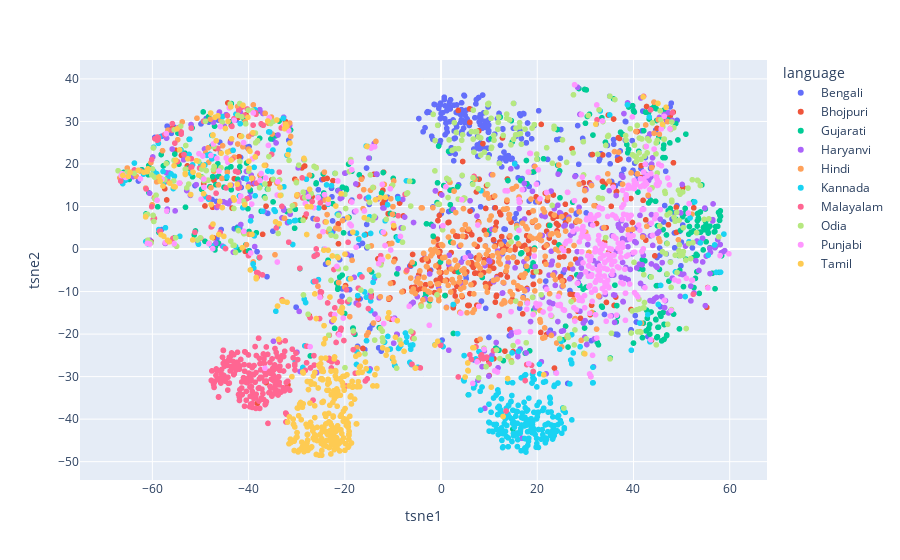

The cell this chart's notebook holds for it:
### Code cell
fig = px.scatter(df, x='tsne1', y='tsne2', color='language',
                 title='')
fig.show()
pio.write_image(fig, "./plots/wav2vec-l2-tSNE-feats.pdf")

### Figure 1 — Plotly figure (JSON) as saved in the notebook; plotly's stock layout.template omitted (floating-point values rounded to 4 significant figures; data arrays with more than 128 entries replaced by an {"elided": "..."} marker saying what was removed)
{"data": [{"hovertemplate": "language=Bengali<br>tsne1=%{x}<br>tsne2=%{y}<extra></extra>", "legendgroup": "Bengali", "marker": {"color": "#636efa", "symbol": "circle"}, "mode": "markers", "name": "Bengali", "showlegend": true, "type": "scattergl", "x": {"elided": "370 float values"}, "xaxis": "x", "y": {"elided": "370 float values"}, "yaxis": "y"}, {"hovertemplate": "language=Bhojpuri<br>tsne1=%{x}<br>tsne2=%{y}<extra></extra>", "legendgroup": "Bhojpuri", "marker": {"color": "#EF553B", "symbol": "circle"}, "mode": "markers", "name": "Bhojpuri", "showlegend": true, "type": "scattergl", "x": {"elided": "336 float values"}, "xaxis": "x", "y": {"elided": "336 float values"}, "yaxis": "y"}, {"hovertemplate": "language=Gujarati<br>tsne1=%{x}<br>tsne2=%{y}<extra></extra>", "legendgroup": "Gujarati", "marker": {"color": "#00cc96", "symbol": "circle"}, "mode": "markers", "name": "Gujarati", "showlegend": true, "type": "scattergl", "x": {"elided": "362 float values"}, "xaxis": "x", "y": {"elided": "362 float values"}, "yaxis": "y"}, {"hovertemplate": "language=Haryanvi<br>tsne1=%{x}<br>tsne2=%{y}<extra></extra>", "legendgroup": "Haryanvi", "marker": {"color": "#ab63fa", "symbol": "circle"}, "mode": "markers", "name": "Haryanvi", "showlegend": true, "type": "scattergl", "x": {"elided": "366 float values"}, "xaxis": "x", "y": {"elided": "366 float values"}, "yaxis": "y"}, {"hovertemplate": "language=Hindi<br>tsne1=%{x}<br>tsne2=%{y}<extra></extra>", "legendgroup": "Hindi", "marker": {"color": "#FFA15A", "symbol": "circle"}, "mode": "markers", "name": "Hindi", "showlegend": true, "type": "scattergl", "x": {"elided": "369 float values"}, "xaxis": "x", "y": {"elided": "369 float values"}, "yaxis": "y"}, {"hovertemplate": "language=Kannada<br>tsne1=%{x}<br>tsne2=%{y}<extra></extra>", "legendgroup": "Kannada", "marker": {"color": "#19d3f3", "symbol": "circle"}, "mode": "markers", "name": "Kannada", "showlegend": true, "type": "scattergl", "x": {"elided": "369 float values"}, "xaxis": "x", "y": {"elided": "369 float values"}, "yaxis": "y"}, {"hovertemplate": "language=Malayalam<br>tsne1=%{x}<br>tsne2=%{y}<extra></extra>", "legendgroup": "Malayalam", "marker": {"color": "#FF6692", "symbol": "circle"}, "mode": "markers", "name": "Malayalam", "showlegend": true, "type": "scattergl", "x": {"elided": "372 float values"}, "xaxis": "x", "y": {"elided": "372 float values"}, "yaxis": "y"}, {"hovertemplate": "language=Odia<br>tsne1=%{x}<br>tsne2=%{y}<extra></extra>", "legendgroup": "Odia", "marker": {"color": "#B6E880", "symbol": "circle"}, "mode": "markers", "name": "Odia", "showlegend": true, "type": "scattergl", "x": {"elided": "365 float values"}, "xaxis": "x", "y": {"elided": "365 float values"}, "yaxis": "y"}, {"hovertemplate": "language=Punjabi<br>tsne1=%{x}<br>tsne2=%{y}<extra></extra>", "legendgroup": "Punjabi", "marker": {"color": "#FF97FF", "symbol": "circle"}, "mode": "markers", "name": "Punjabi", "showlegend": true, "type": "scattergl", "x": {"elided": "367 float values"}, "xaxis": "x", "y": {"elided": "367 float values"}, "yaxis": "y"}, {"hovertemplate": "language=Tamil<br>tsne1=%{x}<br>tsne2=%{y}<extra></extra>", "legendgroup": "Tamil", "marker": {"color": "#FECB52", "symbol": "circle"}, "mode": "markers", "name": "Tamil", "showlegend": true, "type": "scattergl", "x": {"elided": "371 float values"}, "xaxis": "x", "y": {"elided": "371 float values"}, "yaxis": "y"}], "layout": {"legend": {"title": {"text": "language"}, "tracegroupgap": 0}, "margin": {"t": 60}, "xaxis": {"anchor": "y", "domain": [0, 1], "title": {"text": "tsne1"}}, "yaxis": {"anchor": "x", "domain": [0, 1], "title": {"text": "tsne2"}}}}
